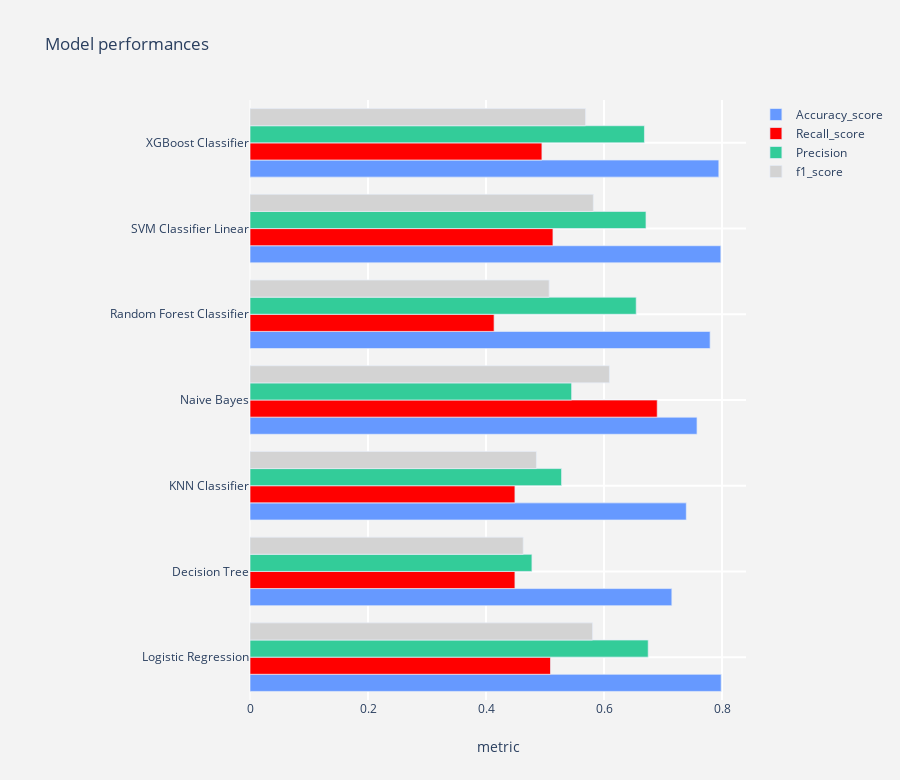

Notebook code cell kept with this figure:
### Code cell
# Let's create a baseline model for all models. Let's statr with as minimum amount of parameters as possible 

# LogisticRegression
name = "Logistic Regression"
logit = LogisticRegression()
model1 = model_report(logit,X_train,X_test,y_train,y_test,name)

# DecisionTree Classifier
name = "Decision Tree"
decision_tree = DecisionTreeClassifier(random_state = 0)
# X_train_resampled,X_test,y_train_resampled,y_test,name
model2 = model_report(decision_tree,X_train,X_test,y_train,y_test,name)

# KNeighborsClassifier
name = "KNN Classifier"
knn = KNeighborsClassifier(n_neighbors=3)
model3 = model_report(knn,X_train,X_test,y_train,y_test,name)

name = "Naive Bayes"
gnb = GaussianNB(priors=None)
model4 = model_report(gnb,X_train,X_test,y_train,y_test,name)

name = "Random Forest Classifier"
rfc = RandomForestClassifier(random_state=0)
model5 = model_report(rfc,X_train,X_test,y_train,y_test,name)

name = "SVM Classifier Linear"
svc  = SVC(gamma='auto', kernel='linear')
model6 = model_report(svc,X_train,X_test,y_train,y_test,name)

name = "XGBoost Classifier"
xgc = XGBClassifier()
model7 = model_report(xgc,X_train,X_test,y_train,y_test,name)

#concat all models
model_performances = pd.concat([model1,model2,model3,model4,
                                model5,model6,model7],axis = 0).reset_index()

model_performances = model_performances.drop(columns = "index",axis =1)
display(model_performances)

model_performances
def output_tracer(metric,color) :
    tracer = go.Bar(y = model_performances["Model"] ,
                    x = model_performances[metric],
                    orientation = "h",name = metric ,
                    marker = dict(line = dict(width =.7),
                                  color = color)
                   )
    return tracer

layout = go.Layout(dict(title = "Model performances",
                        plot_bgcolor  = "rgb(243,243,243)",
                        paper_bgcolor = "rgb(243,243,243)",
                        xaxis = dict(gridcolor = 'rgb(255, 255, 255)',
                                     title = "metric",
                                     zerolinewidth=1,
                                     ticklen=5,gridwidth=2),
                        yaxis = dict(gridcolor = 'rgb(255, 255, 255)',
                                     zerolinewidth=1,ticklen=5,gridwidth=2),
                        margin = dict(l = 250),
                        height = 780
                       )
                  )


trace1  = output_tracer("Accuracy_score","#6699FF")
trace2  = output_tracer('Recall_score',"red")
trace3  = output_tracer('Precision',"#33CC99")
trace4  = output_tracer('f1_score',"lightgrey")

data = [trace1,trace2,trace3,trace4]
go.Figure(data=data,layout=layout)

### Figure 1 — Plotly figure (JSON) as saved in the notebook; plotly's stock layout.template omitted (floating-point values rounded to 4 significant figures)
{"data": [{"marker": {"color": "#6699FF", "line": {"width": 0.7}}, "name": "Accuracy_score", "orientation": "h", "type": "bar", "x": [0.7986, 0.715, 0.7395, 0.7577, 0.7799, 0.7981, 0.7947], "y": ["Logistic Regression", "Decision Tree", "KNN Classifier", "Naive Bayes", "Random Forest Classifier", "SVM Classifier Linear", "XGBoost Classifier"]}, {"marker": {"color": "red", "line": {"width": 0.7}}, "name": "Recall_score", "orientation": "h", "type": "bar", "x": [0.5094, 0.4491, 0.4491, 0.6902, 0.4137, 0.5135, 0.4948], "y": ["Logistic Regression", "Decision Tree", "KNN Classifier", "Naive Bayes", "Random Forest Classifier", "SVM Classifier Linear", "XGBoost Classifier"]}, {"marker": {"color": "#33CC99", "line": {"width": 0.7}}, "name": "Precision", "orientation": "h", "type": "bar", "x": [0.6749, 0.4779, 0.5281, 0.5452, 0.6546, 0.6712, 0.6685], "y": ["Logistic Regression", "Decision Tree", "KNN Classifier", "Naive Bayes", "Random Forest Classifier", "SVM Classifier Linear", "XGBoost Classifier"]}, {"marker": {"color": "lightgrey", "line": {"width": 0.7}}, "name": "f1_score", "orientation": "h", "type": "bar", "x": [0.5806, 0.463, 0.4854, 0.6092, 0.507, 0.5819, 0.5687], "y": ["Logistic Regression", "Decision Tree", "KNN Classifier", "Naive Bayes", "Random Forest Classifier", "SVM Classifier Linear", "XGBoost Classifier"]}], "layout": {"height": 780, "margin": {"l": 250}, "paper_bgcolor": "rgb(243,243,243)", "plot_bgcolor": "rgb(243,243,243)", "title": {"text": "Model performances"}, "xaxis": {"gridcolor": "rgb(255, 255, 255)", "gridwidth": 2, "ticklen": 5, "title": {"text": "metric"}, "zerolinewidth": 1}, "yaxis": {"gridcolor": "rgb(255, 255, 255)", "gridwidth": 2, "ticklen": 5, "zerolinewidth": 1}}}
